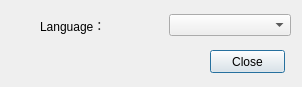
<?xml version="1.0" encoding="UTF-8"?>
<ui version="4.0">
 <class>PreferencesDialog</class>
 <widget class="QDialog" name="PreferencesDialog">
  <property name="geometry">
   <rect>
    <x>0</x>
    <y>0</y>
    <width>302</width>
    <height>87</height>
   </rect>
  </property>
  <property name="windowTitle">
   <string>Dialog</string>
  </property>
  <widget class="QWidget" name="layoutWidget">
   <property name="geometry">
    <rect>
     <x>40</x>
     <y>10</y>
     <width>251</width>
     <height>31</height>
    </rect>
   </property>
   <layout class="QHBoxLayout" name="horizontalLayout">
    <item>
     <widget class="QLabel" name="label">
      <property name="text">
       <string>Language：</string>
      </property>
     </widget>
    </item>
    <item>
     <widget class="QComboBox" name="languageCombo"/>
    </item>
   </layout>
  </widget>
  <widget class="QPushButton" name="closeButton">
   <property name="geometry">
    <rect>
     <x>210</x>
     <y>50</y>
     <width>75</width>
     <height>23</height>
    </rect>
   </property>
   <property name="text">
    <string>Close</string>
   </property>
  </widget>
 </widget>
 <resources/>
 <connections/>
</ui>
